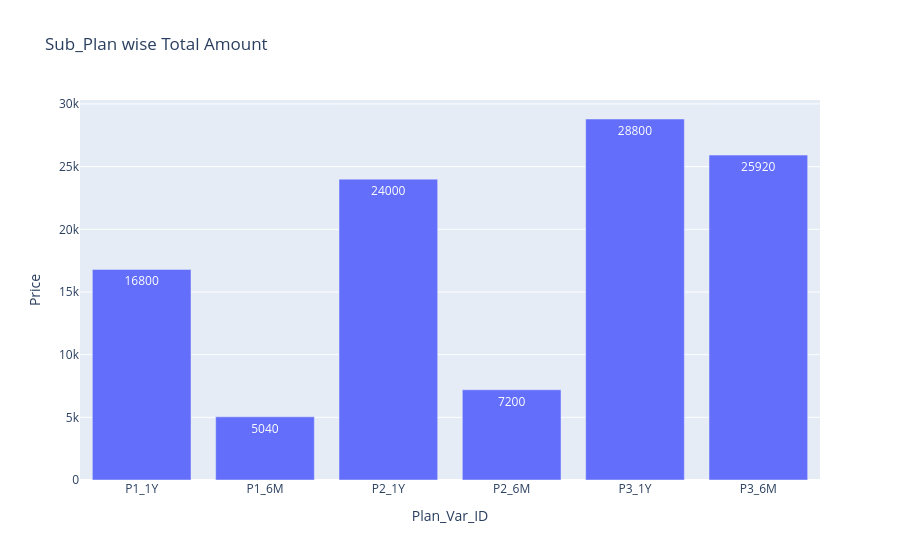

The notebook cell saved with this chart:
### Code cell
fig = px.bar(data_frame = q7 ,x = 'Plan_Var_ID',y = 'Price',title = 'Sub_Plan wise Total Amount',text = 'Price')             
fig.show()

### Figure 1 — Plotly figure (JSON) as saved in the notebook; plotly's stock layout.template omitted (floating-point values rounded to 4 significant figures)
{"data": [{"hovertemplate": "Plan_Var_ID=%{x}<br>Price=%{text}<extra></extra>", "legendgroup": "", "marker": {"color": "#636efa", "pattern": {"shape": ""}}, "name": "", "orientation": "v", "showlegend": false, "text": [16800.0, 5040.0, 24000.0, 7200.0, 28800.0, 25920.0], "textposition": "auto", "type": "bar", "x": ["P1_1Y", "P1_6M", "P2_1Y", "P2_6M", "P3_1Y", "P3_6M"], "xaxis": "x", "y": [16800.0, 5040.0, 24000.0, 7200.0, 28800.0, 25920.0], "yaxis": "y"}], "layout": {"barmode": "relative", "legend": {"tracegroupgap": 0}, "title": {"text": "Sub_Plan wise Total Amount"}, "xaxis": {"anchor": "y", "domain": [0, 1], "title": {"text": "Plan_Var_ID"}}, "yaxis": {"anchor": "x", "domain": [0, 1], "title": {"text": "Price"}}}}
